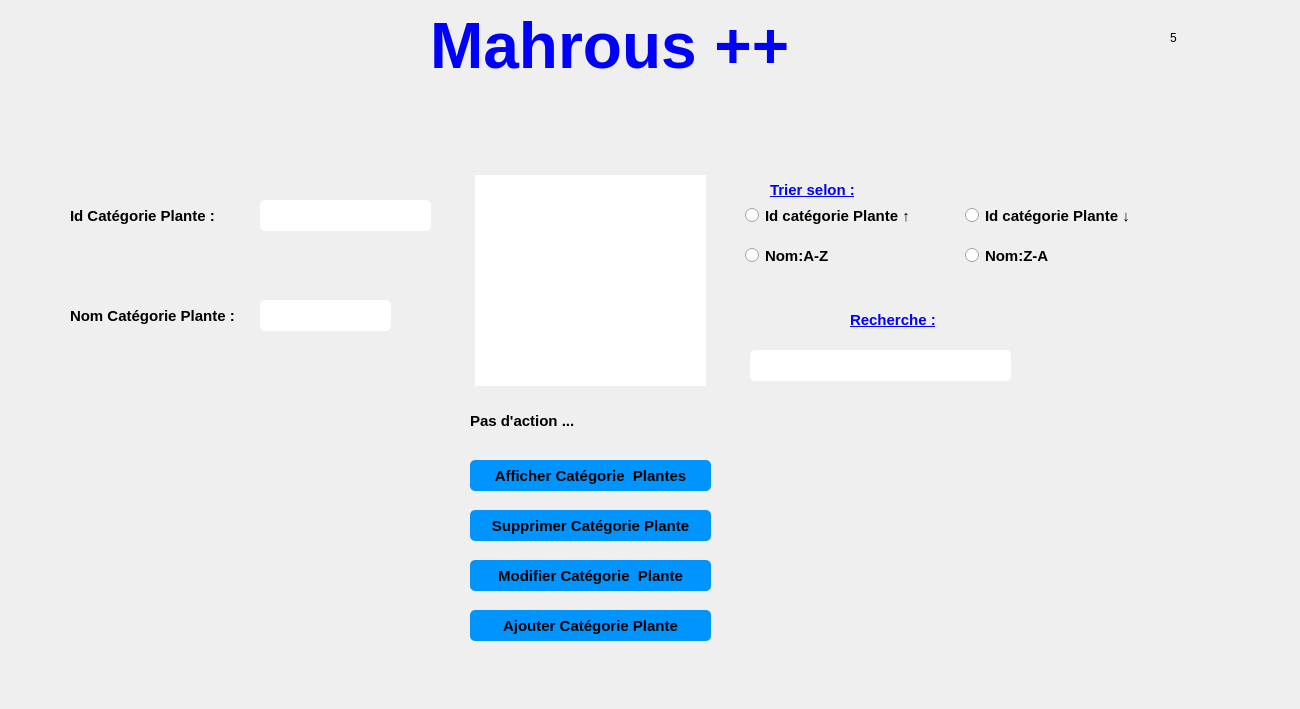
   <widget class="QWidget" name="page_6">
    <widget class="QLabel" name="label_45">
     <property name="geometry">
      <rect>
       <x>1170</x>
       <y>30</y>
       <width>16</width>
       <height>16</height>
      </rect>
     </property>
     <property name="text">
      <string>5</string>
     </property>
    </widget>
    <widget class="QLineEdit" name="cx_nomcategorieplante">
     <property name="geometry">
      <rect>
       <x>260</x>
       <y>300</y>
       <width>131</width>
       <height>31</height>
      </rect>
     </property>
     <property name="styleSheet">
      <string notr="true">QLineEdit {
padding: 5px;
border-radius: 5px;

font-weight: bold;
}</string>
     </property>
     <property name="text">
      <string/>
     </property>
    </widget>
    <widget class="QRadioButton" name="radioButton_19">
     <property name="geometry">
      <rect>
       <x>960</x>
       <y>200</y>
       <width>191</width>
       <height>31</height>
      </rect>
     </property>
     <property name="font">
      <font>
       <pointsize>11</pointsize>
       <weight>75</weight>
       <bold>true</bold>
      </font>
     </property>
     <property name="styleSheet">
      <string notr="true">
padding: 5px;
border-radius: 5px;

font-weight: bold;
</string>
     </property>
     <property name="text">
      <string>Id catégorie Plante ↓</string>
     </property>
    </widget>
    <widget class="QPushButton" name="pushButton_51">
     <property name="geometry">
      <rect>
       <x>470</x>
       <y>510</y>
       <width>241</width>
       <height>31</height>
      </rect>
     </property>
     <property name="font">
      <font>
       <pointsize>11</pointsize>
       <weight>75</weight>
       <bold>true</bold>
      </font>
     </property>
     <property name="styleSheet">
      <string notr="true">QPushButton {
padding: 5px;
border-radius: 5px;
background-color:#0094ff;
font-weight: bold;
}
QPushButton:hover
{
color :white;
}</string>
     </property>
     <property name="text">
      <string>Supprimer Catégorie Plante</string>
     </property>
    </widget>
    <widget class="QLabel" name="label_46">
     <property name="geometry">
      <rect>
       <x>70</x>
       <y>200</y>
       <width>161</width>
       <height>31</height>
      </rect>
     </property>
     <property name="font">
      <font>
       <pointsize>11</pointsize>
       <weight>75</weight>
       <bold>true</bold>
      </font>
     </property>
     <property name="text">
      <string>Id Catégorie Plante :</string>
     </property>
    </widget>
    <widget class="QPushButton" name="pushButton_52">
     <property name="geometry">
      <rect>
       <x>750</x>
       <y>300</y>
       <width>61</width>
       <height>41</height>
      </rect>
     </property>
     <property name="font">
      <font>
       <family>MS Shell Dlg 2</family>
       <pointsize>11</pointsize>
       <weight>75</weight>
       <bold>true</bold>
      </font>
     </property>
     <property name="styleSheet">
      <string notr="true">QPushButton { border: none;image :url(C:/Users/ASUS/Downloads/loupe.png);}
</string>
     </property>
     <property name="text">
      <string/>
     </property>
    </widget>
    <widget class="QRadioButton" name="radioButton_20">
     <property name="geometry">
      <rect>
       <x>740</x>
       <y>240</y>
       <width>161</width>
       <height>31</height>
      </rect>
     </property>
     <property name="font">
      <font>
       <pointsize>11</pointsize>
       <weight>75</weight>
       <bold>true</bold>
      </font>
     </property>
     <property name="styleSheet">
      <string notr="true">
padding: 5px;
border-radius: 5px;

font-weight: bold;
</string>
     </property>
     <property name="text">
      <string>Nom:A-Z</string>
     </property>
    </widget>
    <widget class="QPushButton" name="pushButton_53">
     <property name="geometry">
      <rect>
       <x>470</x>
       <y>460</y>
       <width>241</width>
       <height>31</height>
      </rect>
     </property>
     <property name="font">
      <font>
       <pointsize>11</pointsize>
       <weight>75</weight>
       <bold>true</bold>
      </font>
     </property>
     <property name="styleSheet">
      <string notr="true">QPushButton {
padding: 5px;
border-radius: 5px;
background-color:#0094ff;
font-weight: bold;
}
QPushButton:hover
{
color :white;
}</string>
     </property>
     <property name="text">
      <string>Afficher Catégorie  Plantes</string>
     </property>
    </widget>
    <widget class="QTableView" name="affiche_categorieplante">
     <property name="geometry">
      <rect>
       <x>470</x>
       <y>170</y>
       <width>241</width>
       <height>221</height>
      </rect>
     </property>
     <property name="styleSheet">
      <string notr="true">QScrollBar:vertical {
                 background: #0094ff;
                }
                QScrollBar:horizontal {
                 background: #0094ff;
                }

QTableView  
{  
  qproperty-currentItemBackground: #cccccc;  
padding: 5px;
border-radius: 5px;

font-weight: bold;
}



</string>
     </property>
    </widget>
    <widget class="QLineEdit" name="cx_idcategorieplante">
     <property name="geometry">
      <rect>
       <x>260</x>
       <y>200</y>
       <width>171</width>
       <height>31</height>
      </rect>
     </property>
     <property name="styleSheet">
      <string notr="true">QLineEdit {
padding: 5px;
border-radius: 5px;

font-weight: bold;
}</string>
     </property>
     <property name="text">
      <string/>
     </property>
    </widget>
    <widget class="QLabel" name="label_47">
     <property name="geometry">
      <rect>
       <x>70</x>
       <y>300</y>
       <width>191</width>
       <height>31</height>
      </rect>
     </property>
     <property name="font">
      <font>
       <pointsize>11</pointsize>
       <weight>75</weight>
       <bold>true</bold>
      </font>
     </property>
     <property name="text">
      <string>Nom Catégorie Plante :</string>
     </property>
    </widget>
    <widget class="QLabel" name="label_48">
     <property name="geometry">
      <rect>
       <x>470</x>
       <y>400</y>
       <width>251</width>
       <height>41</height>
      </rect>
     </property>
     <property name="font">
      <font>
       <pointsize>11</pointsize>
       <weight>75</weight>
       <bold>true</bold>
      </font>
     </property>
     <property name="text">
      <string>Pas d'action ...</string>
     </property>
    </widget>
    <widget class="QLineEdit" name="lineEdit_recherchecategorieplante">
     <property name="geometry">
      <rect>
       <x>750</x>
       <y>350</y>
       <width>261</width>
       <height>31</height>
      </rect>
     </property>
     <property name="styleSheet">
      <string notr="true">QLineEdit {
padding: 5px;
border-radius: 5px;

font-weight: bold;
}</string>
     </property>
    </widget>
    <widget class="QPushButton" name="pushButton_54">
     <property name="geometry">
      <rect>
       <x>470</x>
       <y>610</y>
       <width>241</width>
       <height>31</height>
      </rect>
     </property>
     <property name="font">
      <font>
       <pointsize>11</pointsize>
       <weight>75</weight>
       <bold>true</bold>
      </font>
     </property>
     <property name="styleSheet">
      <string notr="true">QPushButton {
padding: 5px;
border-radius: 5px;
background-color:#0094ff;
font-weight: bold;
}
QPushButton:hover
{
color :white;
}</string>
     </property>
     <property name="text">
      <string>Ajouter Catégorie Plante</string>
     </property>
    </widget>
    <widget class="QRadioButton" name="radioButton_21">
     <property name="geometry">
      <rect>
       <x>960</x>
       <y>240</y>
       <width>151</width>
       <height>31</height>
      </rect>
     </property>
     <property name="font">
      <font>
       <pointsize>11</pointsize>
       <weight>75</weight>
       <bold>true</bold>
      </font>
     </property>
     <property name="styleSheet">
      <string notr="true">
padding: 5px;
border-radius: 5px;

font-weight: bold;
</string>
     </property>
     <property name="text">
      <string>Nom:Z-A</string>
     </property>
    </widget>
    <widget class="QLabel" name="label_49">
     <property name="geometry">
      <rect>
       <x>770</x>
       <y>180</y>
       <width>121</width>
       <height>21</height>
      </rect>
     </property>
     <property name="font">
      <font>
       <pointsize>11</pointsize>
       <weight>75</weight>
       <bold>true</bold>
       <underline>true</underline>
      </font>
     </property>
     <property name="text">
      <string>&lt;html&gt;&lt;head/&gt;&lt;body&gt;&lt;p&gt;&lt;span style=&quot; color:#0000ff;&quot;&gt;Trier selon :&lt;/span&gt;&lt;/p&gt;&lt;/body&gt;&lt;/html&gt;</string>
     </property>
    </widget>
    <widget class="QPushButton" name="pushButton_55">
     <property name="geometry">
      <rect>
       <x>470</x>
       <y>560</y>
       <width>241</width>
       <height>31</height>
      </rect>
     </property>
     <property name="font">
      <font>
       <pointsize>11</pointsize>
       <weight>75</weight>
       <bold>true</bold>
      </font>
     </property>
     <property name="styleSheet">
      <string notr="true">QPushButton {
padding: 5px;
border-radius: 5px;
background-color:#0094ff;
font-weight: bold;
}
QPushButton:hover
{
color :white;
}</string>
     </property>
     <property name="text">
      <string>Modifier Catégorie  Plante</string>
     </property>
    </widget>
    <widget class="QRadioButton" name="radioButton_22">
     <property name="geometry">
      <rect>
       <x>740</x>
       <y>200</y>
       <width>191</width>
       <height>31</height>
      </rect>
     </property>
     <property name="font">
      <font>
       <pointsize>11</pointsize>
       <weight>75</weight>
       <bold>true</bold>
      </font>
     </property>
     <property name="styleSheet">
      <string notr="true">
padding: 5px;
border-radius: 5px;

font-weight: bold;
</string>
     </property>
     <property name="text">
      <string>Id catégorie Plante ↑ </string>
     </property>
    </widget>
    <widget class="QPushButton" name="pushButton_56">
     <property name="geometry">
      <rect>
       <x>20</x>
       <y>160</y>
       <width>41</width>
       <height>31</height>
      </rect>
     </property>
     <property name="styleSheet">
      <string notr="true">QPushButton { border: none;image :url(A:/integration/integration final/back (5).png);}
QPushButton:hover
{
border: none;image :url(A:/integration/integration final/back (6).png);
}
</string>
     </property>
     <property name="text">
      <string/>
     </property>
    </widget>
    <widget class="QLabel" name="label_11">
     <property name="geometry">
      <rect>
       <x>430</x>
       <y>10</y>
       <width>411</width>
       <height>71</height>
      </rect>
     </property>
     <property name="text">
      <string>&lt;html&gt;&lt;head/&gt;&lt;body&gt;&lt;p&gt;&lt;span style=&quot; font-size:48pt; font-weight:600; color:#0000ff;&quot;&gt;Mahrous ++&lt;/span&gt;&lt;/p&gt;&lt;/body&gt;&lt;/html&gt;</string>
     </property>
    </widget>
    <widget class="QLabel" name="label_165">
     <property name="geometry">
      <rect>
       <x>0</x>
       <y>0</y>
       <width>1291</width>
       <height>700</height>
      </rect>
     </property>
     <property name="text">
      <string/>
     </property>
     <property name="pixmap">
      <pixmap>../../../../PROJET QT/qt/template.png</pixmap>
     </property>
    </widget>
    <widget class="QPushButton" name="pushButton_203">
     <property name="geometry">
      <rect>
       <x>1140</x>
       <y>230</y>
       <width>91</width>
       <height>91</height>
      </rect>
     </property>
     <property name="styleSheet">
      <string notr="true">QPushButton { border: none;image :url(C:/Users/ASUS/Downloads/file.png);}
QPushButton:hover
{
border: none;image :url(C:/Users/ASUS/Downloads/file (1).png);
}

</string>
     </property>
     <property name="text">
      <string/>
     </property>
    </widget>
    <widget class="QLabel" name="label_204">
     <property name="geometry">
      <rect>
       <x>850</x>
       <y>300</y>
       <width>161</width>
       <height>41</height>
      </rect>
     </property>
     <property name="font">
      <font>
       <pointsize>11</pointsize>
       <weight>75</weight>
       <bold>true</bold>
       <underline>true</underline>
      </font>
     </property>
     <property name="text">
      <string>&lt;html&gt;&lt;head/&gt;&lt;body&gt;&lt;p&gt;&lt;span style=&quot; color:#0000ff;&quot;&gt;Recherche :&lt;/span&gt;&lt;/p&gt;&lt;/body&gt;&lt;/html&gt;</string>
     </property>
    </widget>
    <widget class="QLabel" name="label_211">
     <property name="geometry">
      <rect>
       <x>400</x>
       <y>300</y>
       <width>31</width>
       <height>31</height>
      </rect>
     </property>
     <property name="styleSheet">
      <string notr="true">image :url(C:/Users/ASUS/Downloads/text (2).png);</string>
     </property>
     <property name="text">
      <string/>
     </property>
    </widget>
    <widget class="QLabel" name="label_222">
     <property name="geometry">
      <rect>
       <x>790</x>
       <y>440</y>
       <width>211</width>
       <height>191</height>
      </rect>
     </property>
     <property name="styleSheet">
      <string notr="true">image:url(C:/Users/ASUS/Downloads/tree.png)</string>
     </property>
     <property name="text">
      <string/>
     </property>
    </widget>
    <widget class="QLabel" name="label_229">
     <property name="geometry">
      <rect>
       <x>720</x>
       <y>510</y>
       <width>31</width>
       <height>31</height>
      </rect>
     </property>
     <property name="styleSheet">
      <string notr="true">image:url(C:/Users/ASUS/Downloads/delete.png)</string>
     </property>
     <property name="text">
      <string/>
     </property>
    </widget>
    <widget class="QLabel" name="label_243">
     <property name="geometry">
      <rect>
       <x>720</x>
       <y>610</y>
       <width>31</width>
       <height>31</height>
      </rect>
     </property>
     <property name="styleSheet">
      <string notr="true">image:url(C:/Users/ASUS/Downloads/plus.png)</string>
     </property>
     <property name="text">
      <string/>
     </property>
    </widget>
    <widget class="QLabel" name="label_254">
     <property name="geometry">
      <rect>
       <x>720</x>
       <y>465</y>
       <width>31</width>
       <height>25</height>
      </rect>
     </property>
     <property name="styleSheet">
      <string notr="true">image:url(A:/integration/integration final/afficher.png)</string>
     </property>
     <property name="text">
      <string/>
     </property>
    </widget>
    <widget class="QLabel" name="label_262">
     <property name="geometry">
      <rect>
       <x>720</x>
       <y>560</y>
       <width>31</width>
       <height>31</height>
      </rect>
     </property>
     <property name="styleSheet">
      <string notr="true">image:url(A:/integration/integration final/modif.png)</string>
     </property>
     <property name="text">
      <string/>
     </property>
    </widget>
    <widget class="QLabel" name="remarque_idCM">
     <property name="geometry">
      <rect>
       <x>440</x>
       <y>200</y>
       <width>21</width>
       <height>21</height>
      </rect>
     </property>
     <property name="font">
      <font>
       <pointsize>15</pointsize>
       <weight>75</weight>
       <bold>true</bold>
      </font>
     </property>
     <property name="styleSheet">
      <string notr="true">color:red;</string>
     </property>
     <property name="text">
      <string/>
     </property>
    </widget>
    <widget class="QLabel" name="text_CP">
     <property name="geometry">
      <rect>
       <x>260</x>
       <y>235</y>
       <width>171</width>
       <height>31</height>
      </rect>
     </property>
     <property name="font">
      <font>
       <pointsize>7</pointsize>
      </font>
     </property>
     <property name="styleSheet">
      <string notr="true">color:red;</string>
     </property>
     <property name="text">
      <string/>
     </property>
    </widget>
    <widget class="QLabel" name="text_nomCP">
     <property name="geometry">
      <rect>
       <x>260</x>
       <y>335</y>
       <width>171</width>
       <height>31</height>
      </rect>
     </property>
     <property name="font">
      <font>
       <pointsize>7</pointsize>
      </font>
     </property>
     <property name="styleSheet">
      <string notr="true">color:red;</string>
     </property>
     <property name="text">
      <string/>
     </property>
    </widget>
    <widget class="QLabel" name="remarque_nomCP">
     <property name="geometry">
      <rect>
       <x>440</x>
       <y>300</y>
       <width>31</width>
       <height>31</height>
      </rect>
     </property>
     <property name="font">
      <font>
       <pointsize>15</pointsize>
       <weight>75</weight>
       <bold>true</bold>
      </font>
     </property>
     <property name="styleSheet">
      <string notr="true">color:red;</string>
     </property>
     <property name="text">
      <string/>
     </property>
    </widget>
    <zorder>label_165</zorder>
    <zorder>label_45</zorder>
    <zorder>cx_nomcategorieplante</zorder>
    <zorder>radioButton_19</zorder>
    <zorder>pushButton_51</zorder>
    <zorder>label_46</zorder>
    <zorder>pushButton_52</zorder>
    <zorder>radioButton_20</zorder>
    <zorder>pushButton_53</zorder>
    <zorder>affiche_categorieplante</zorder>
    <zorder>cx_idcategorieplante</zorder>
    <zorder>label_47</zorder>
    <zorder>label_48</zorder>
    <zorder>lineEdit_recherchecategorieplante</zorder>
    <zorder>pushButton_54</zorder>
    <zorder>radioButton_21</zorder>
    <zorder>label_49</zorder>
    <zorder>pushButton_55</zorder>
    <zorder>radioButton_22</zorder>
    <zorder>pushButton_56</zorder>
    <zorder>label_11</zorder>
    <zorder>pushButton_203</zorder>
    <zorder>label_204</zorder>
    <zorder>label_211</zorder>
    <zorder>label_222</zorder>
    <zorder>label_229</zorder>
    <zorder>label_243</zorder>
    <zorder>label_254</zorder>
    <zorder>label_262</zorder>
    <zorder>remarque_idCM</zorder>
    <zorder>text_CP</zorder>
    <zorder>text_nomCP</zorder>
    <zorder>remarque_nomCP</zorder>
   </widget>
